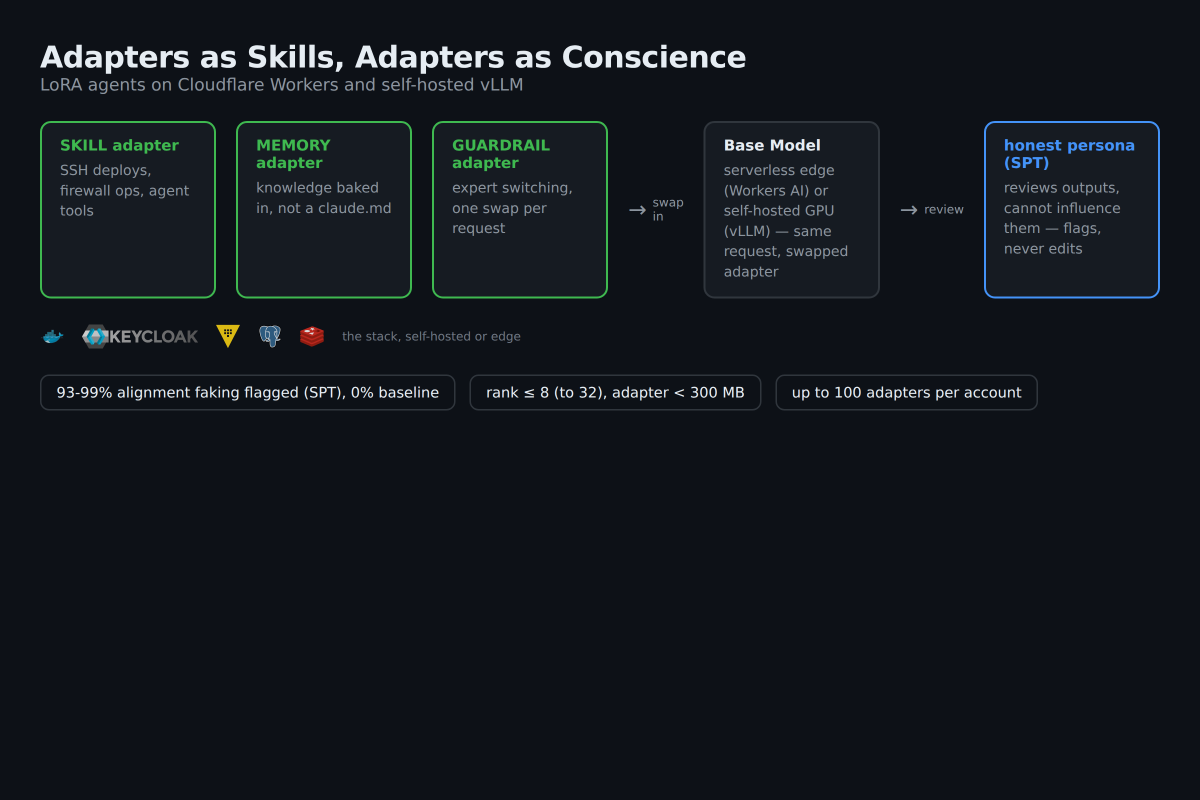
#> input picture pipeline/skill-check.png, 2400 x 1600 px (shown at 1/2 size)
$ python preview_fig.py skill-check.png
#> lines starting #> are read from the running program, lines starting #| are printed output that depends on the picture
#!/usr/bin/env python3
import sys
from PIL import Image
CANVAS = (13, 17, 23)
def preview(path, cols=110, rows=60):
#> called with path = 'skill-check.png', cols = 110, rows = 60
    im = Image.open(path).convert("RGB")
#> im is the input picture: PIL image 2400x1600 RGB; mean R, G, B 18.4, 23.6, 29.2
    w, h = im.size
#> w = 2400; h = 1600
    # crop to content bottom first for aspect
    small = im.resize((cols, rows), Image.BILINEAR)
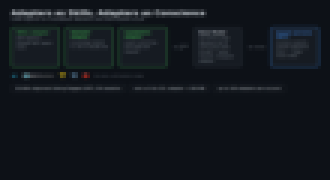
#> small: PIL image 110x60 RGB (shown 3 times larger); mean R, G, B 18.4, 23.6, 29.2
    px = small.load()
    out = []
    for y in range(rows):
        line = []
        for x in range(cols):
            r, g, b = px[x, y]
            if r > 120 and g > 90 and b < 100 and r - g > 40 and g > b:
                line.append("G")  # green
            elif r > 150 and g < 100 and b < 100:
                line.append("R")  # red
            elif b > 130 and r < 100 and g < 140:
                line.append("B")  # blue
            else:
                br = (r + g + b) / 3
                if br < 20: line.append(" ")
                elif br < 27: line.append(".")
                elif br < 45: line.append("-")
                elif br < 90: line.append("+")
                else: line.append("#")
        out.append("".join(line))
#> after the loop, out = 60 items
    return "\n".join(out)
for p in sys.argv[1:]:
    print("==== " + p + " ====")
    print(preview(p))
